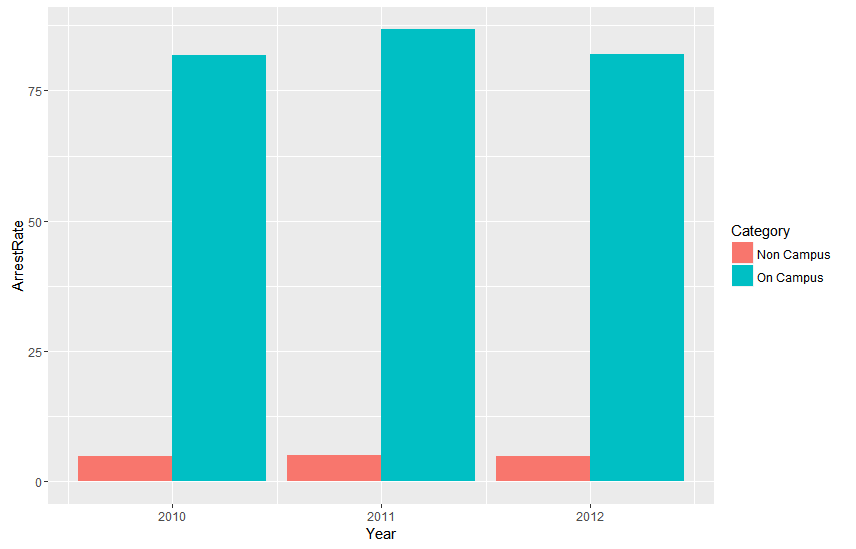

Reproduce this figure in R.

if("RMySQL" %in% rownames(installed.packages()) == FALSE) 
{install.packages("RMySQL")}

if("psych" %in% rownames(installed.packages()) == FALSE) 
{install.packages("psych")}

if("ggplot2" %in% rownames(installed.packages()) == FALSE) 
{install.packages("ggplot2")}

library(RMySQL)
library(psych)
library(ggplot2)

con <- dbConnect(MySQL(),
                 user = 'rohitsaurabh',
                 password = 'rohit1991',
                 host = '50.62.209.88',
                 dbname='rkhadse')

sqlOnCampusArrest <- sprintf("
               SELECT 
               Case when SUM(Total)=0 then 0
               Else 
               SUM(
               WEAPON10 
               + DRUG10
               + LIQUOR10) * 100000/SUM(Total) END AS '2010',
               Case when SUM(Total)=0 then 0
               Else 
               SUM(
               + WEAPON11
               + DRUG11
               + LIQUOR11) * 100000/SUM(Total) END AS '2011',
               Case when SUM(Total)=0 then 0
               Else 
               SUM(
               + WEAPON12
               + DRUG12
               + LIQUOR12) * 100000/SUM(Total) END AS '2012'
               FROM rkhadse.OnCampusArrest ")


sqlNonCampusArrest <- sprintf("SELECT 

               Case when SUM(Total)=0 then 0   #Divide by zero error
               Else 
               SUM(
               WEAPON10 
               + DRUG10
               + LIQUOR10) * 100000/SUM(Total) END AS '2010',
               Case when SUM(Total)=0 then 0
               Else 
               SUM(
               + WEAPON11
               + DRUG11
               + LIQUOR11) * 100000/SUM(Total) END AS '2011',
               Case when SUM(Total)=0 then 0
               Else 
               SUM(
               + WEAPON12
               + DRUG12
               + LIQUOR12) * 100000/SUM(Total) END AS '2012'
               FROM rkhadse.NonCampusArrest  ; ") 

OnCampusArrest <- dbGetQuery(con, sqlOnCampusArrest)
NonCampusArrest <- dbGetQuery(con, sqlNonCampusArrest)
# Disconnect SQL Database
dbDisconnect(con)
OnCampusArrest
NonCampusArrest
Category = c("On Campus", "On Campus", "On Campus","Non Campus", "Non Campus", "Non Campus") 
Year = c(2010, 2011, 2012,2010, 2011, 2012)

ArrestRate = c(OnCampusArrest[1, 1] , OnCampusArrest[1, 2] ,OnCampusArrest[1, 3] ,NonCampusArrest[1, 1] , NonCampusArrest[1, 2] ,NonCampusArrest[1, 3] ) 
result <- data.frame(
  Category,
  Year, 
  ArrestRate
)
result


# Bar graph, time on x-axis, color fill grouped by  Category (NonCampus,Campus)
ggplot(data=result, aes(x=Year, y=ArrestRate, fill=Category)) +
  geom_bar(stat="identity", position=position_dodge())

# Stacked bar graph 
ggplot(data=result, aes(x=Year, y=ArrestRate, fill=Category)) +
  geom_bar(stat="identity")
